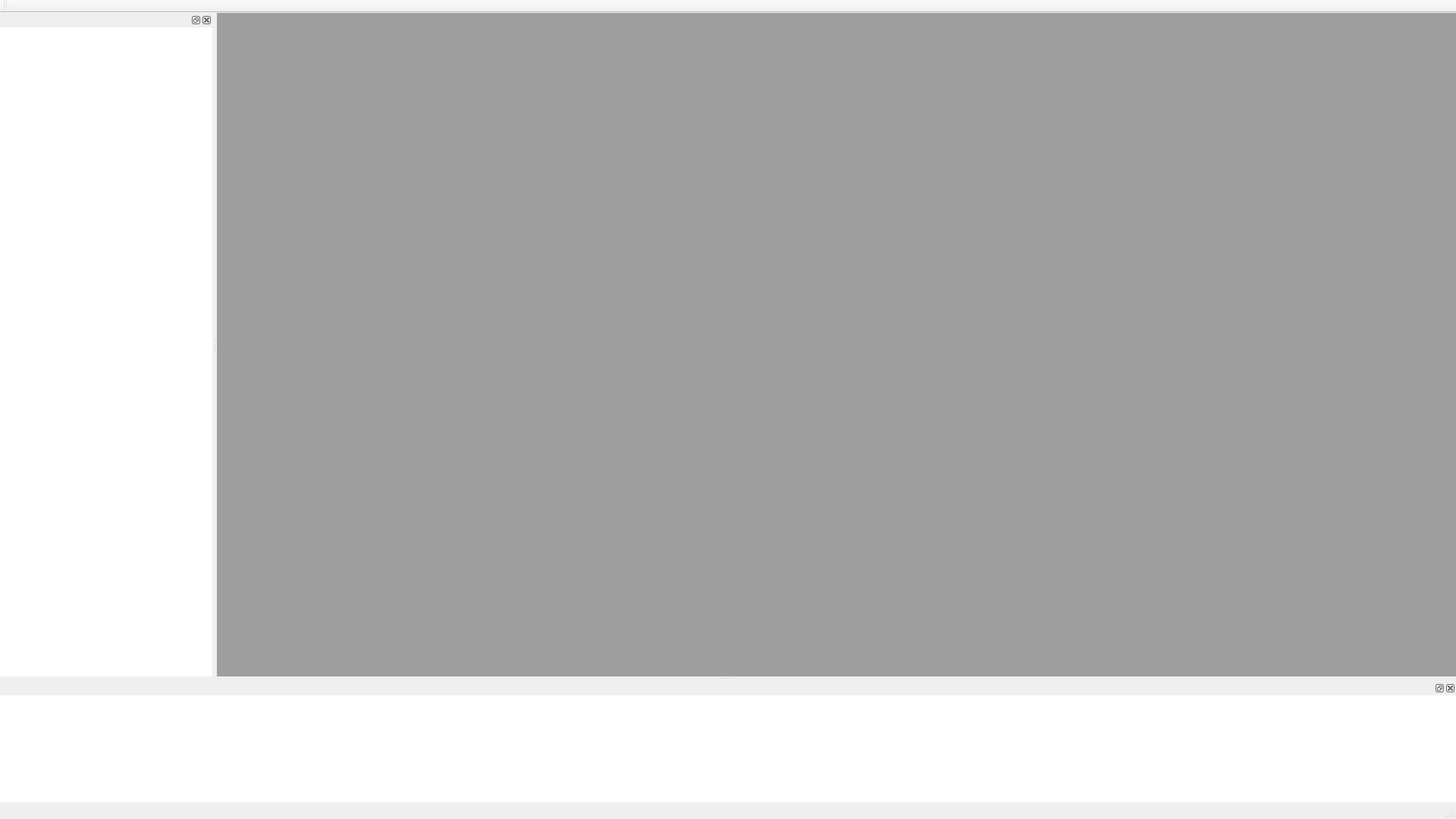
<?xml version="1.0" encoding="UTF-8"?>
<ui version="4.0">
 <class>MainWindow</class>
 <widget class="QMainWindow" name="MainWindow">
  <property name="geometry">
   <rect>
    <x>0</x>
    <y>0</y>
    <width>1920</width>
    <height>1080</height>
   </rect>
  </property>
  <property name="windowTitle">
   <string/>
  </property>
  <widget class="QWidget" name="centralwidget">
   <layout class="QVBoxLayout" name="verticalLayout">
    <property name="spacing">
     <number>0</number>
    </property>
    <property name="leftMargin">
     <number>0</number>
    </property>
    <property name="topMargin">
     <number>0</number>
    </property>
    <property name="rightMargin">
     <number>0</number>
    </property>
    <property name="bottomMargin">
     <number>0</number>
    </property>
    <item>
     <widget class="QWidget" name="w_Center" native="true">
      <property name="styleSheet">
       <string notr="true">#w_Main { background-color: #9e9e9e; }</string>
      </property>
      <layout class="QVBoxLayout" name="verticalLayout_2">
       <property name="spacing">
        <number>0</number>
       </property>
       <property name="leftMargin">
        <number>0</number>
       </property>
       <property name="topMargin">
        <number>0</number>
       </property>
       <property name="rightMargin">
        <number>0</number>
       </property>
       <property name="bottomMargin">
        <number>0</number>
       </property>
       <item>
        <widget class="QWidget" name="w_Main" native="true"/>
       </item>
      </layout>
     </widget>
    </item>
   </layout>
  </widget>
  <widget class="QStatusBar" name="statusbar"/>
  <widget class="QMenuBar" name="menuBar">
   <property name="geometry">
    <rect>
     <x>0</x>
     <y>0</y>
     <width>1920</width>
     <height>23</height>
    </rect>
   </property>
  </widget>
  <widget class="QToolBar" name="toolBar">
   <property name="windowTitle">
    <string>toolBar</string>
   </property>
   <attribute name="toolBarArea">
    <enum>TopToolBarArea</enum>
   </attribute>
   <attribute name="toolBarBreak">
    <bool>false</bool>
   </attribute>
  </widget>
  <widget class="QDockWidget" name="dockWidget">
   <property name="minimumSize">
    <size>
     <width>280</width>
     <height>160</height>
    </size>
   </property>
   <property name="styleSheet">
    <string notr="true">background-color:#ffffff;</string>
   </property>
   <attribute name="dockWidgetArea">
    <number>1</number>
   </attribute>
   <widget class="QWidget" name="dockWidgetContents">
    <layout class="QVBoxLayout" name="verticalLayout_3">
     <property name="spacing">
      <number>0</number>
     </property>
     <property name="leftMargin">
      <number>0</number>
     </property>
     <property name="topMargin">
      <number>0</number>
     </property>
     <property name="rightMargin">
      <number>0</number>
     </property>
     <property name="bottomMargin">
      <number>0</number>
     </property>
     <item>
      <widget class="QWidget" name="widget" native="true"/>
     </item>
    </layout>
   </widget>
  </widget>
  <widget class="QDockWidget" name="dockWidget_2">
   <property name="minimumSize">
    <size>
     <width>280</width>
     <height>160</height>
    </size>
   </property>
   <property name="styleSheet">
    <string notr="true">background-color:#ffffff;</string>
   </property>
   <property name="features">
    <set>QDockWidget::AllDockWidgetFeatures</set>
   </property>
   <property name="allowedAreas">
    <set>Qt::BottomDockWidgetArea|Qt::RightDockWidgetArea|Qt::TopDockWidgetArea</set>
   </property>
   <attribute name="dockWidgetArea">
    <number>8</number>
   </attribute>
   <widget class="QWidget" name="dockWidgetContents_2">
    <layout class="QVBoxLayout" name="verticalLayout_4">
     <property name="spacing">
      <number>0</number>
     </property>
     <property name="leftMargin">
      <number>0</number>
     </property>
     <property name="topMargin">
      <number>0</number>
     </property>
     <property name="rightMargin">
      <number>0</number>
     </property>
     <property name="bottomMargin">
      <number>0</number>
     </property>
     <item>
      <widget class="QWidget" name="widget_2" native="true">
       <property name="styleSheet">
        <string notr="true"/>
       </property>
      </widget>
     </item>
    </layout>
   </widget>
  </widget>
  <action name="action_Open">
   <property name="checkable">
    <bool>true</bool>
   </property>
   <property name="text">
    <string>打开</string>
   </property>
  </action>
 </widget>
 <resources/>
 <connections/>
</ui>
